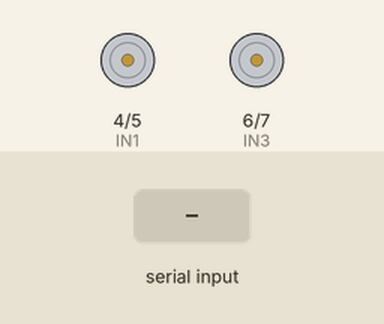
Recording of a sketch running on a simulated Arduino Uno, built with avr-gcc and run on an emulated ATmega328P. On the bench: motor-driver pin pairs drawn as motors (green arrow = first pin HIGH = forward, orange = second pin HIGH = backward, longer = more drive). Inputs (shaded band) come from the test bench.

Above: at 1.2 s.
1.3 s: "F" received over Serial
At 2.5 s:
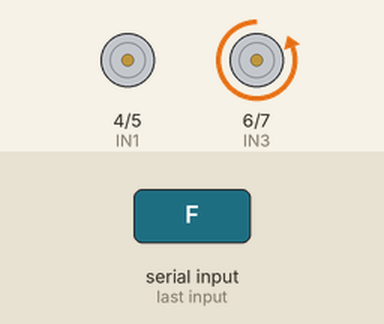
2.8 s: "B" received over Serial
At 3.8 s:
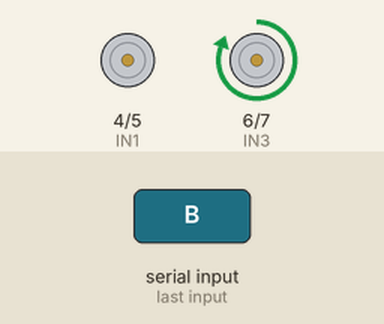
4.3 s: "R" received over Serial
At 4.9 s:
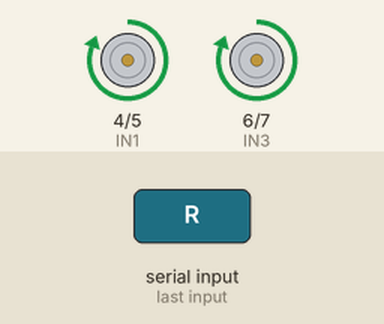
5.8 s: "L" received over Serial
At 6.1 s:
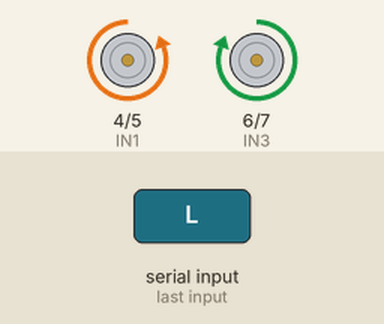
7.3 s: "S" received over Serial
At 8.4 s:
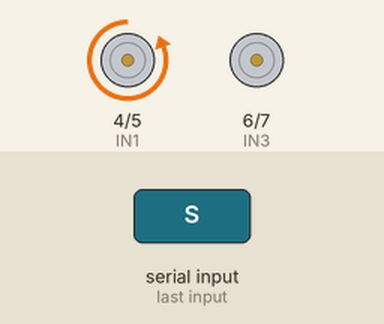
8.8 s: "s" received over Serial
At 9.6 s:
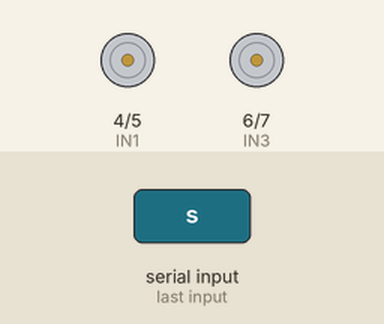
Timing chart, 0 to 11.3 s (numbered marks = the images above; inputs shaded):
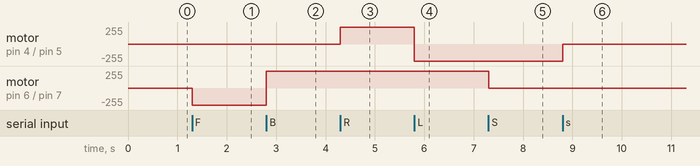

The sketch:

arduino.ino
```cpp
#define IN1 4
#define IN2 5
#define IN3 6
#define IN4 7

void stopMove(){
  digitalWrite(IN3, LOW);
  digitalWrite(IN4, LOW);
}

void stopTurn(){
  digitalWrite(IN1, LOW);
  digitalWrite(IN2, LOW);
}

void forward(){
  digitalWrite(IN3, LOW);
  digitalWrite(IN4,HIGH);
}

void backward(){

  digitalWrite(IN3, HIGH);
  digitalWrite(IN4,LOW);
}

void right(){
  digitalWrite(IN1, HIGH);
  digitalWrite(IN2, LOW);
}

void left(){
  digitalWrite(IN1, LOW);
  digitalWrite(IN2, HIGH);
}

void setup() {
  pinMode(IN1, OUTPUT);
  pinMode(IN2, OUTPUT);
  pinMode(IN3, OUTPUT);
  pinMode(IN4, OUTPUT);

  Serial.begin(9600); // HC-05 default baud rate
}

void loop() {
  if(Serial.available()){
    char command = Serial.read();
    if(command == 'F'){
      forward();
    }else if(command == 'B'){
      backward();
    }else if(command == 'R'){
      right();
    }else if(command == 'L'){
      left();
    }else if(command == 'S'){
      stopMove();
    }else if(command == 's'){
      stopTurn();
    }
  }

}
```

Measured:
- after the input at 1.3 s, motor on pin 6 (IN3) / pin 7 (IN4): stopped → backward 255/255 at once
- after the input at 2.8 s, motor on pin 6 (IN3) / pin 7 (IN4): backward 255/255 → forward 255/255 at once
- after the input at 4.3 s, motor on pin 4 (IN1) / pin 5 (IN2): stopped → forward 255/255 at once
- after the input at 5.8 s, motor on pin 4 (IN1) / pin 5 (IN2): forward 255/255 → backward 255/255 at once
- after the input at 7.3 s, motor on pin 6 (IN3) / pin 7 (IN4): forward 255/255 → stopped at once
- after the input at 8.8 s, motor on pin 4 (IN1) / pin 5 (IN2): backward 255/255 → stopped at once
